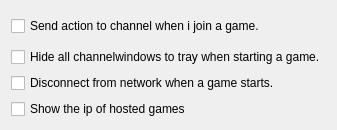
           <widget class="QWidget" name="scrollAreaWidgetContents_4">
            <property name="geometry">
             <rect>
              <x>0</x>
              <y>0</y>
              <width>303</width>
              <height>123</height>
             </rect>
            </property>
            <layout class="QVBoxLayout" name="verticalLayout_12">
             <item>
              <widget class="QCheckBox" name="chbactionwhenjoining">
               <property name="minimumSize">
                <size>
                 <width>0</width>
                 <height>30</height>
                </size>
               </property>
               <property name="text">
                <string>Send action to channel when i join a game.</string>
               </property>
               <property name="checked">
                <bool>false</bool>
               </property>
              </widget>
             </item>
             <item>
              <widget class="QCheckBox" name="chbhidechannelwindowsongame">
               <property name="text">
                <string>Hide all channelwindows to tray when starting a game.</string>
               </property>
              </widget>
             </item>
             <item>
              <widget class="QCheckBox" name="chbdisconnectongame">
               <property name="text">
                <string>Disconnect from network when a game starts.</string>
               </property>
              </widget>
             </item>
             <item>
              <widget class="QCheckBox" name="cbshowipofhosts">
               <property name="text">
                <string>Show the ip of hosted games</string>
               </property>
              </widget>
             </item>
             <item>
              <spacer name="verticalSpacer_6">
               <property name="orientation">
                <enum>Qt::Vertical</enum>
               </property>
               <property name="sizeHint" stdset="0">
                <size>
                 <width>20</width>
                 <height>40</height>
                </size>
               </property>
              </spacer>
             </item>
            </layout>
           </widget>
